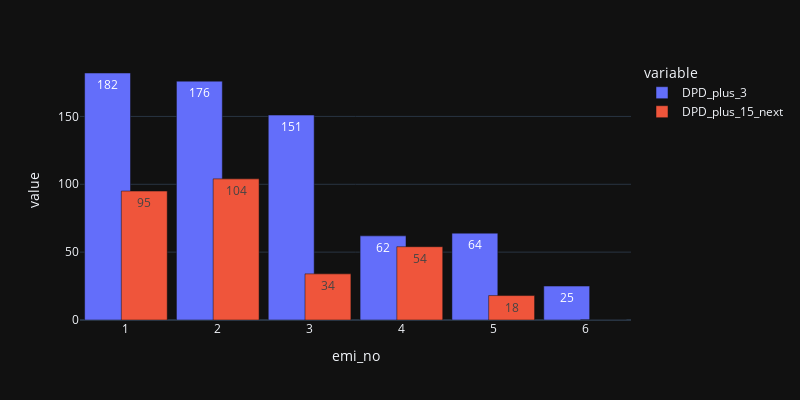

Notebook cell for this chart:
### Code cell
import plotly.express as px
fig = px.bar(dff.groupby('emi_no')['DPD_plus_3','DPD_plus_15_next'].sum(),text_auto=True,width=800, height=400,barmode = 'group')
fig.update_traces(width=0.5)
fig.show()

### Figure 1 — Plotly figure (JSON) as saved in the notebook; plotly's stock layout.template omitted (floating-point values rounded to 4 significant figures)
{"data": [{"alignmentgroup": "True", "hovertemplate": "variable=DPD_plus_3<br>emi_no=%{x}<br>value=%{y}<extra></extra>", "legendgroup": "DPD_plus_3", "marker": {"color": "#636efa", "pattern": {"shape": ""}}, "name": "DPD_plus_3", "offsetgroup": "DPD_plus_3", "orientation": "v", "showlegend": true, "textposition": "auto", "texttemplate": "%{y}", "type": "bar", "width": 0.5, "x": [1, 2, 3, 4, 5, 6], "xaxis": "x", "y": [182, 176, 151, 62, 64, 25], "yaxis": "y"}, {"alignmentgroup": "True", "hovertemplate": "variable=DPD_plus_15_next<br>emi_no=%{x}<br>value=%{y}<extra></extra>", "legendgroup": "DPD_plus_15_next", "marker": {"color": "#EF553B", "pattern": {"shape": ""}}, "name": "DPD_plus_15_next", "offsetgroup": "DPD_plus_15_next", "orientation": "v", "showlegend": true, "textposition": "auto", "texttemplate": "%{y}", "type": "bar", "width": 0.5, "x": [1, 2, 3, 4, 5, 6], "xaxis": "x", "y": [95, 104, 34, 54, 18, 0], "yaxis": "y"}], "layout": {"barmode": "group", "height": 400, "legend": {"title": {"text": "variable"}, "tracegroupgap": 0}, "margin": {"t": 60}, "width": 800, "xaxis": {"anchor": "y", "domain": [0, 1], "title": {"text": "emi_no"}}, "yaxis": {"anchor": "x", "domain": [0, 1], "title": {"text": "value"}}}}
